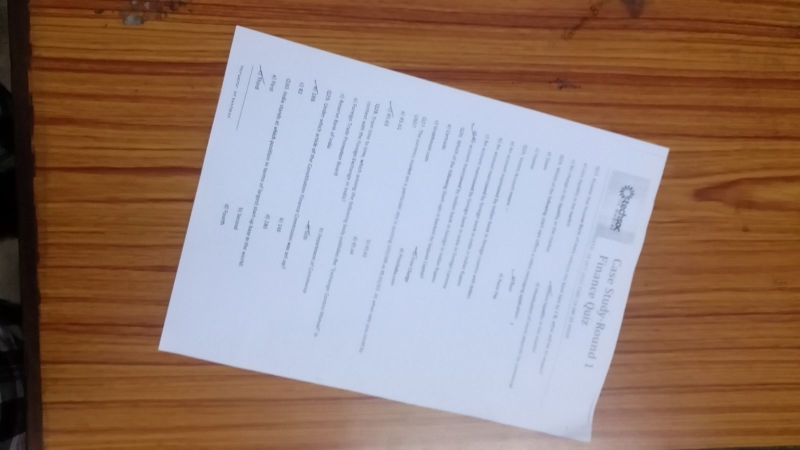
#> input picture Q3/images/Q3_2.jpg, 1600 x 900 px (shown at 1/2 size)
$ python cvScanner.py images/Q3_2.jpg out.png   (Python 2 division)   (older library calls are emulated)
#> lines starting #> are read from the running program, lines starting #| are printed output that depends on the picture; after the words box and inside, x2 and y2 are one past the last pixel; in counts of white or black regions, pixels touching at a corner belong together
# Necessary modules imported
import numpy as np
import sys
import cv2

# Ensuring correct arguments
if not len(sys.argv) == 3:
	print "Usage : %s <input image> <output image>" % sys.argv[0]
	sys.exit()

class justaclass(object):
	pass

def getArea(item):
	return item.area

def distance(p0, p1):
	return math.sqrt((p0[0] - p1[0])**2 + (p0[1] - p1[1])**2)

img = cv2.imread(sys.argv[1], 0)
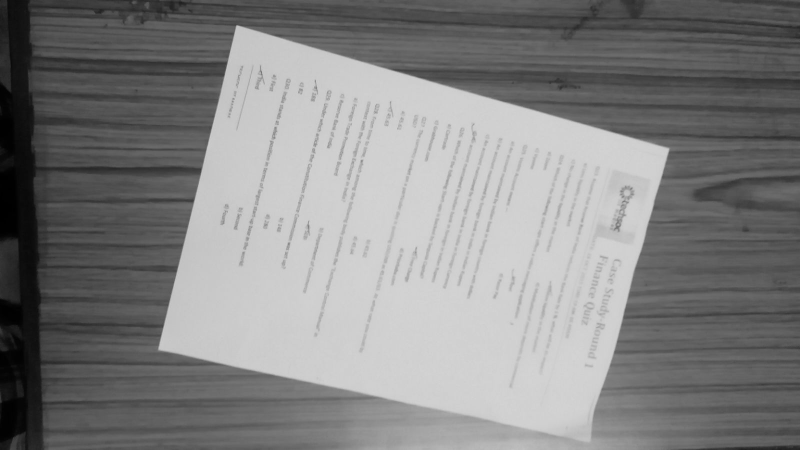
#> img: shape (900, 1600) (shown at 1/2 size); min 0, max 215, mean 131.7
arr = []

ret, otsu = cv2.threshold(img, 0, 255, cv2.THRESH_BINARY + cv2.THRESH_OTSU)
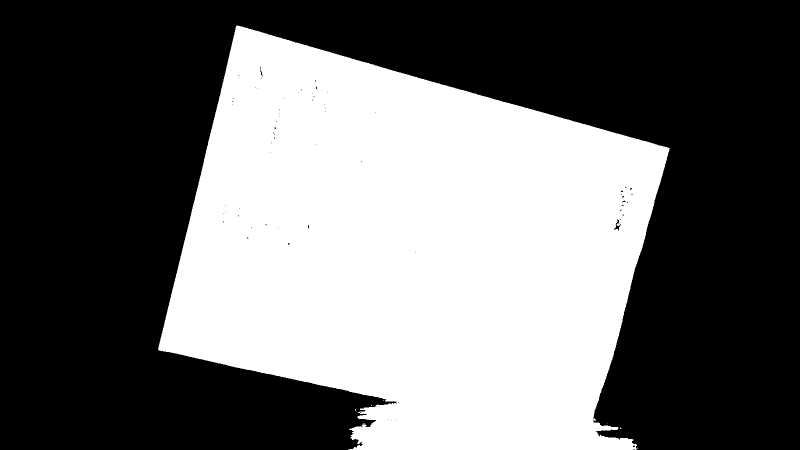
#> otsu: shape (900, 1600) (shown at 1/2 size); 41.6% white; 8 white regions (7 under 20 px)
#> ret = 141
img1 = cv2.bitwise_and(img, otsu)
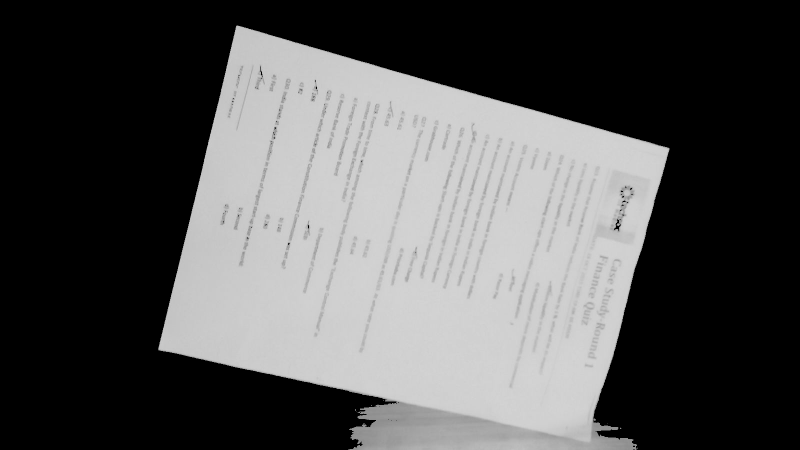
#> img1: shape (900, 1600) (shown at 1/2 size); min 0, max 215, mean 83.5
img2 = img1

# OpenCV 3.0.0				: _, contours, h
# OpenCV 2.4.11 and before	: contours, h
_, contours,hierarchy = cv2.findContours(otsu, 1, 2)
#> contours = 81 contours, 77 with area under 20; largest, box (x1, y1, x2, y2) and area: (316, 51, 1339, 900) 597570, (1227, 437, 1242, 463) 136, (520, 132, 526, 152) 46, (1244, 400, 1252, 406) 20

for cnt in contours:
	obj = justaclass()
	obj.area = cv2.contourArea(cnt)
	obj.rect = cv2.minAreaRect(cnt)
	obj.contour = cnt
	box = cv2.boxPoints(obj.rect)
	obj.box = np.int0(box)
	arr.append(obj)
#> this loop made 81 passes
#> (obj.area, obj.rect, obj.box) on passes 27, 37: (136.5, ((1235.5, 449.6), (24.03, 11.4), -74.74), [[1237, 462], [1226, 459], [1233, 436], [1244, 439]]), (20, ((1247.4, 402.3), (7.26, 4.31), -11.31), [[1244, 405], [1243, 400], [1250, 399], [1251, 403]])
#> after the loop, arr = 81 items

sorted(arr, key=getArea)
ele = arr[len(arr)-1]
box = ele.box
#> box = [[1239, 1030], [290, 801], [472, 50], [1420, 279]]

#reduce epsilon till size is 4 or approx.size == 8
epsilon = 0.01

while(1):
	approx = cv2.approxPolyDP(ele.contour, epsilon, bool('true'))
	if approx.size == 8:
		break
	else:
		epsilon = epsilon*2
#> this loop made 15 passes
#> approx on pass 15: [[473, 51], [317, 700], [1271, 899], [1338, 296]]
#> after the loop, epsilon = 163.8

bdry = np.array([[approx[2][0][0], approx[2][0][1]], [approx[1][0][0], approx[1][0][1]], [approx[0][0][0], approx[0][0][1]], [approx[3][0][0], approx[3][0][1]]], dtype="int0")
#> bdry = [[1271, 899], [317, 700], [473, 51], [1338, 296]]
# print bdry

cv2.drawContours(img1,[bdry],0,(255,255,255),2)
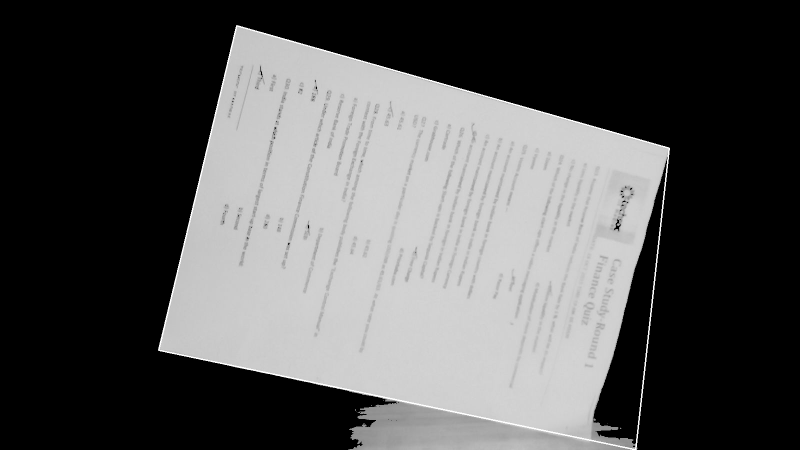
#> img1: shape (900, 1600) (shown at 1/2 size); 0.63% of pixels changed, all inside (x1, y1, x2, y2) = (316, 50, 1340, 900)

pts1 = np.float32(bdry)
#> pts1 = [[1271, 899], [317, 700], [473, 51], [1338, 296]]
pts = np.int32(bdry)
#> pts = [[1271, 899], [317, 700], [473, 51], [1338, 296]]
cv2.fillPoly(otsu, [pts], (255,255,255))
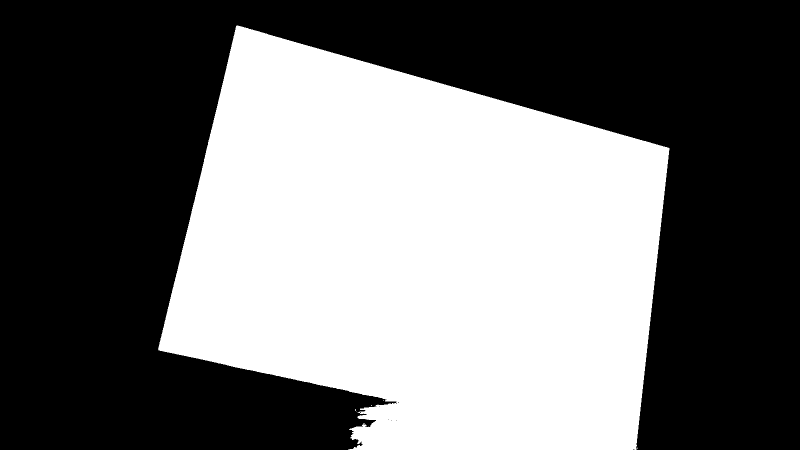
#> otsu: shape (900, 1600) (shown at 1/2 size); 43.6% white; 6 white regions (5 under 20 px), largest, box (x1, y1, x2, y2) and area: (316, 51, 1339, 900) 627235
img1 = cv2.bitwise_and(img, otsu)
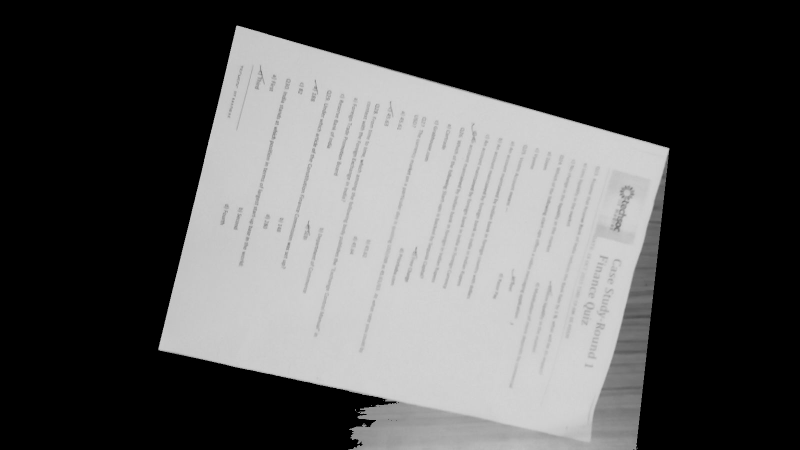
#> img1: shape (900, 1600) (shown at 1/2 size); min 0, max 215, mean 85.7
#> (the run stopped early here; a loop or call above may not have finished)
